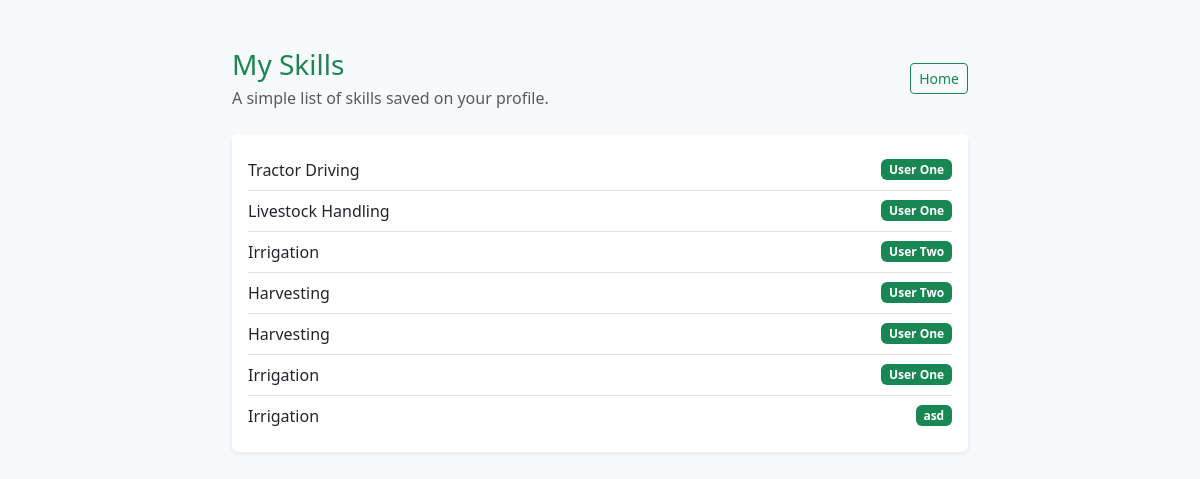
The page /skills/ (signed in) on the database as committed earlier.
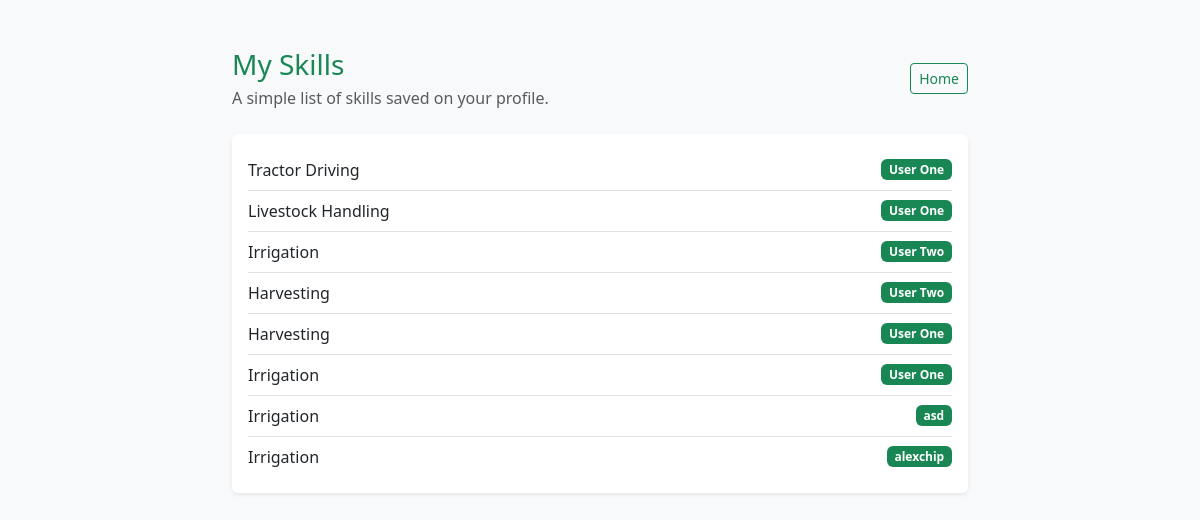
The same page on the database as committed later.
### core/models.py (models this page shows, shortened)
class CandidateSkill(models.Model):
    candidate = models.ForeignKey(CandidateProfile, on_delete=models.CASCADE)
    skill = models.ForeignKey(Skill, on_delete=models.CASCADE)
    class Meta:
        unique_together = ("candidate", "skill")

class Skill(models.Model):
    name = models.CharField(max_length=100, unique=True)

class CandidateProfile(models.Model):
    user = models.OneToOneField(User, on_delete=models.CASCADE)
    full_name = models.CharField(max_length=100)
    location = models.CharField(max_length=100, blank=True)
    bio = models.TextField(blank=True)

### core/views.py (the view)
# urls.py: path("skills/", views.skill_list, name="skill_list"),
@login_required
def skill_list(request):
    if is_candidate(request.user):
        candidate = get_object_or_404(CandidateProfile, user=request.user)
        skills = CandidateSkill.objects.select_related("candidate", "skill").filter(candidate=candidate)
    else:
        skills = CandidateSkill.objects.select_related("candidate", "skill").all()
    return render(
        request,
        "core/skill_list.html",
        {"skills": skills, "user_role": get_user_role(request.user)},
    )

### core/views.py (called while the page is built)
def get_user_role(user):
    if not user.is_authenticated:
        return ""
    try:
        return user.userprofile.role
    except UserProfile.DoesNotExist:
        return ""

def is_candidate(user):
    return get_user_role(user) == "candidate"

### core/templates/core/skill_list.html (shortened to what this page needs)
<!DOCTYPE html>
<html lang="en">
<head>
    <link href="https://cdn.jsdelivr.net/npm/bootstrap@5.3.3/dist/css/bootstrap.min.css" rel="stylesheet">
</head>
<body class="bg-light">
    <div class="container py-5" style="max-width: 760px;">
        <div class="d-flex justify-content-between align-items-center mb-4">
            <div>
                <h1 class="h3 mb-1 text-success">My Skills</h1>
                <p class="text-muted mb-0">A simple list of skills saved on your profile.</p>
            </div>
            <div>
                <a href="/" class="btn btn-outline-success btn-sm">Home</a>
            </div>
        </div>
        <div class="card shadow-sm border-0">
            <div class="card-body">
                {% if skills %}
                    <ul class="list-group list-group-flush">
                        {% for item in skills %}
                            <li class="list-group-item d-flex justify-content-between align-items-center px-0">
                                <span>{{ item.skill.name }}</span>
                                <span class="badge text-bg-success">
                                    {% if item.candidate.user == user %}
                                        You
                                    {% else %}
                                        {{ item.candidate.full_name }}
                                    {% endif %}
                                </span>
                            </li>
                        {% endfor %}
                    </ul>
                {% else %}
                    <p class="text-muted mb-0">No skills added yet.</p>
                {% endif %}
            </div>
        </div>
    </div>
</body>
</html>

Rows that differ between the two databases and show on the page:
added CandidateSkill: skill.name "Irrigation", candidate.full_name "alexchip"
